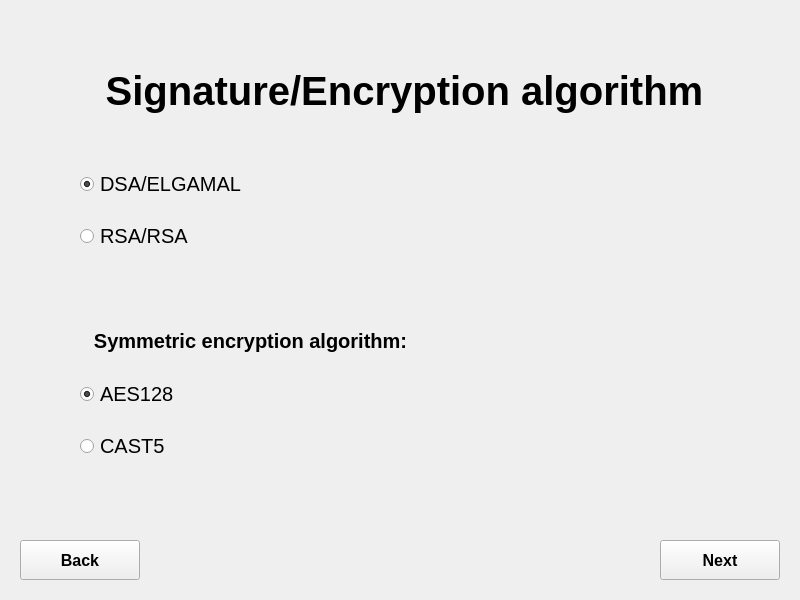
<?xml version="1.0" encoding="UTF-8"?>
<ui version="4.0">
 <class>AlgorithmForm</class>
 <widget class="QWidget" name="AlgorithmForm">
  <property name="geometry">
   <rect>
    <x>0</x>
    <y>0</y>
    <width>800</width>
    <height>600</height>
   </rect>
  </property>
  <property name="windowTitle">
   <string>Form</string>
  </property>
  <widget class="QWidget" name="verticalLayoutWidget">
   <property name="geometry">
    <rect>
     <x>80</x>
     <y>150</y>
     <width>651</width>
     <height>121</height>
    </rect>
   </property>
   <layout class="QVBoxLayout" name="verticalLayout">
    <property name="spacing">
     <number>3</number>
    </property>
    <property name="sizeConstraint">
     <enum>QLayout::SetNoConstraint</enum>
    </property>
    <item>
     <widget class="QRadioButton" name="dsa_elgamal">
      <property name="sizePolicy">
       <sizepolicy hsizetype="Minimum" vsizetype="Fixed">
        <horstretch>30</horstretch>
        <verstretch>30</verstretch>
       </sizepolicy>
      </property>
      <property name="minimumSize">
       <size>
        <width>30</width>
        <height>30</height>
       </size>
      </property>
      <property name="baseSize">
       <size>
        <width>30</width>
        <height>30</height>
       </size>
      </property>
      <property name="font">
       <font>
        <pointsize>15</pointsize>
       </font>
      </property>
      <property name="text">
       <string>DSA/ELGAMAL</string>
      </property>
      <property name="iconSize">
       <size>
        <width>100</width>
        <height>100</height>
       </size>
      </property>
      <property name="checked">
       <bool>true</bool>
      </property>
     </widget>
    </item>
    <item>
     <widget class="QRadioButton" name="rsa_rsa">
      <property name="font">
       <font>
        <pointsize>15</pointsize>
       </font>
      </property>
      <property name="text">
       <string>RSA/RSA</string>
      </property>
     </widget>
    </item>
   </layout>
  </widget>
  <widget class="QLabel" name="label">
   <property name="geometry">
    <rect>
     <x>80</x>
     <y>40</y>
     <width>649</width>
     <height>101</height>
    </rect>
   </property>
   <property name="font">
    <font>
     <pointsize>30</pointsize>
     <weight>75</weight>
     <bold>true</bold>
    </font>
   </property>
   <property name="text">
    <string>Signature/Encryption algorithm</string>
   </property>
   <property name="alignment">
    <set>Qt::AlignCenter</set>
   </property>
  </widget>
  <widget class="QPushButton" name="pushButton">
   <property name="geometry">
    <rect>
     <x>20</x>
     <y>540</y>
     <width>120</width>
     <height>40</height>
    </rect>
   </property>
   <property name="font">
    <font>
     <pointsize>12</pointsize>
     <weight>75</weight>
     <bold>true</bold>
    </font>
   </property>
   <property name="text">
    <string>Back</string>
   </property>
  </widget>
  <widget class="QPushButton" name="pushButton_2">
   <property name="geometry">
    <rect>
     <x>660</x>
     <y>540</y>
     <width>120</width>
     <height>40</height>
    </rect>
   </property>
   <property name="font">
    <font>
     <pointsize>12</pointsize>
     <weight>75</weight>
     <bold>true</bold>
    </font>
   </property>
   <property name="text">
    <string>Next</string>
   </property>
  </widget>
  <widget class="QWidget" name="verticalLayoutWidget_2">
   <property name="geometry">
    <rect>
     <x>80</x>
     <y>360</y>
     <width>651</width>
     <height>121</height>
    </rect>
   </property>
   <layout class="QVBoxLayout" name="verticalLayout_2">
    <property name="spacing">
     <number>3</number>
    </property>
    <property name="sizeConstraint">
     <enum>QLayout::SetNoConstraint</enum>
    </property>
    <item>
     <widget class="QRadioButton" name="aes128">
      <property name="sizePolicy">
       <sizepolicy hsizetype="Minimum" vsizetype="Fixed">
        <horstretch>30</horstretch>
        <verstretch>30</verstretch>
       </sizepolicy>
      </property>
      <property name="minimumSize">
       <size>
        <width>30</width>
        <height>30</height>
       </size>
      </property>
      <property name="baseSize">
       <size>
        <width>30</width>
        <height>30</height>
       </size>
      </property>
      <property name="font">
       <font>
        <pointsize>15</pointsize>
       </font>
      </property>
      <property name="text">
       <string>AES128</string>
      </property>
      <property name="iconSize">
       <size>
        <width>100</width>
        <height>100</height>
       </size>
      </property>
      <property name="checked">
       <bool>true</bool>
      </property>
     </widget>
    </item>
    <item>
     <widget class="QRadioButton" name="cast5">
      <property name="font">
       <font>
        <pointsize>15</pointsize>
       </font>
      </property>
      <property name="text">
       <string>CAST5</string>
      </property>
     </widget>
    </item>
   </layout>
  </widget>
  <widget class="QLabel" name="label_2">
   <property name="geometry">
    <rect>
     <x>70</x>
     <y>320</y>
     <width>361</width>
     <height>41</height>
    </rect>
   </property>
   <property name="font">
    <font>
     <pointsize>15</pointsize>
     <weight>75</weight>
     <bold>true</bold>
    </font>
   </property>
   <property name="text">
    <string>Symmetric encryption algorithm:</string>
   </property>
   <property name="alignment">
    <set>Qt::AlignCenter</set>
   </property>
  </widget>
 </widget>
 <resources/>
 <connections/>
</ui>
